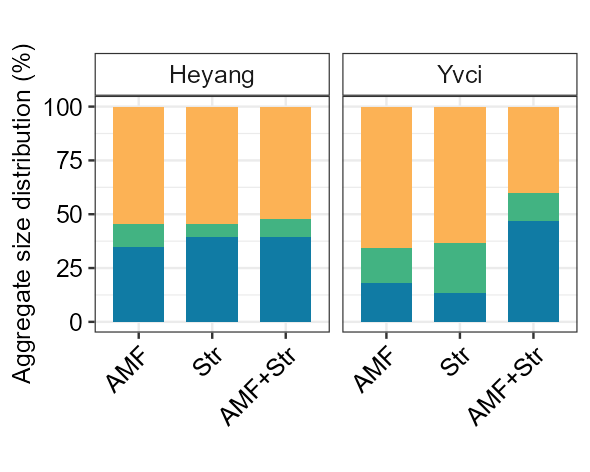

Write the R code that produced this figure.
# ============================================================================
# Fig.1C: Topsoil aggregate size distribution (3 treatments x HY/YC)
# ============================================================================
library(ggplot2)
library(dplyr)
library(tidyr)

out_root <- "C:/Users/ADMIN/Desktop/Co-inoculation/Fig.1"
dir.create(out_root, showWarnings = FALSE, recursive = TRUE)
setwd(out_root)

# ---------- 1. Read data ----------
df <- read.csv("data/soil_enzyme_aggregate_summary.csv", header = TRUE, row.names = 1)
df <- df[grepl("T1|T2|T6", rownames(df)), c(1:4, 17:19)]
df <- df[grepl("Topsoil", df$Niche), ]
df$Site <- factor(df$Site, levels = c("HY", "YC"), labels = c("Heyang", "Yvci"))

# ---------- 2. Calculate mean of each component ----------
df_summary <- df %>%
  group_by(Group, Niche, Site, Treatment) %>%
  summarise(
    `Clay_Silt` = mean(X52um, na.rm = TRUE),
    `Microaggregates` = mean(X52.250um, na.rm = TRUE),
    `Macroaggregates` = mean(X250um, na.rm = TRUE),
    .groups = "drop"
  ) %>%
  pivot_longer(
    cols = c(`Clay_Silt`, `Microaggregates`, `Macroaggregates`),
    names_to = "component",
    values_to = "percentage"
  )

df_summary$component <- factor(df_summary$component,
                               levels = c("Clay_Silt", "Microaggregates", "Macroaggregates"))
df_summary$Treatment <- factor(df_summary$Treatment,
                               levels = c("AMF", "Str", "AMF+Str"),
                               labels = c("AMF", "Str", "AMF+Str"))

# ---------- 3. Plot ----------
p <- ggplot(df_summary, aes(x = Treatment, y = percentage, fill = component)) +
  geom_col(position = "stack", width = 0.7) +
  facet_grid(~Site, scales = "free_x", space = "free") +
  labs(x = "", y = "Aggregate size distribution (%)", title = "") +
  scale_fill_manual(values = c("Clay_Silt" = "#FCB255",
                               "Microaggregates" = "#42B382",
                               "Macroaggregates" = "#107BA4"),
                    labels = c("Clay_Silt" = "Clay + silt (≤52 μm)",
                               "Microaggregates" = "Microaggregates (52-250 μm)",
                               "Macroaggregates" = "Macroaggregates (≥250 μm)")) +
  theme_bw(base_size = 6) +
  theme(legend.title = element_blank(),
        legend.position = "none",
        axis.text.x = element_text(angle = 45, hjust = 1, size = 6),
        axis.text = element_text(color = "black", size = 6),
        axis.title = element_text(size = 6),
        legend.text = element_text(size = 6),
        strip.text = element_text(size = 6),
        strip.background = element_rect(fill = "white"))

ggsave(file.path(out_root, "Fig.1C_soil_aggregate.pdf"), p, width = 50, height = 40, units = "mm")
ggsave(file.path(out_root, "Fig.1C_soil_aggregate.png"), p, width = 50, height = 40, units = "mm", dpi = 300)
write.csv(df_summary, file.path(out_root, "Fig.1C_aggregate_data.csv"), row.names = FALSE)
cat("Fig.1C saved\n")
